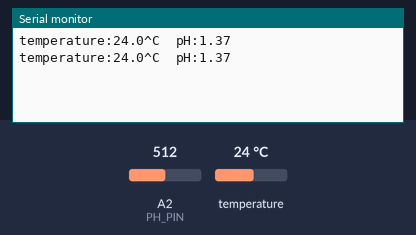
Recording of a sketch running on a simulated Arduino Uno, built with avr-gcc and run on an emulated ATmega328P. Parts: the last lines printed to the serial monitor. The inputs (shaded band) are chosen by the test bench; at power-on: temperature 24 °C, A2 (PH_PIN) = 512.

Above: at 3.5 s.
3.6 s: temperature set to 12 °C
At 4.5 s:
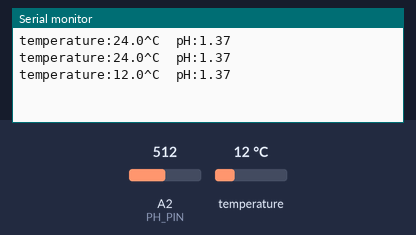
5.1 s: A2 (PH_PIN) set to 716
At 6.1 s:
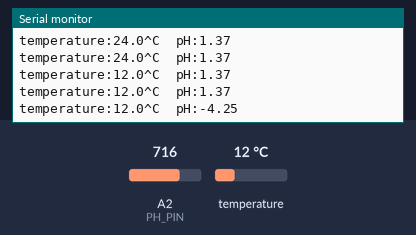
6.6 s: temperature set to 19 °C
At 7.6 s:
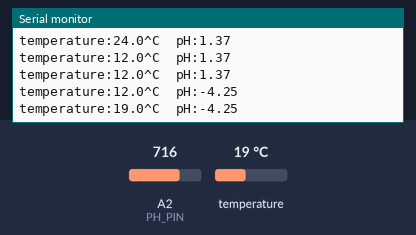
8.1 s: A2 (PH_PIN) set to 900
At 9.6 s:
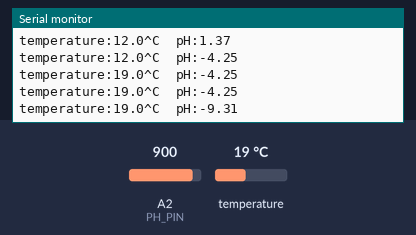
Timing chart, 0 to 10.6 s (numbered marks = the images above; inputs shaded):
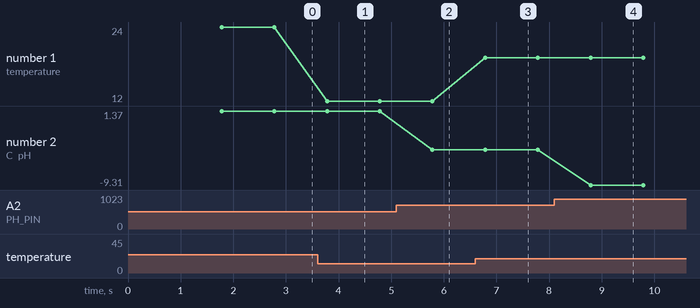

Measured:
- after the input at 3.6 s, the serial monitor: prints a new line after 0.18 s (image 1)
- after the input at 5.1 s, the serial monitor: prints a new line after 0.68 s (image 2)
- after the input at 6.6 s, the serial monitor: prints a new line after 0.18 s (image 3)
- after the input at 8.1 s, the serial monitor: prints a new line after 0.69 s (image 4)
- plotted number 1: 24 → 12 after the input at 3.6 s, 12 → 19 after the input at 6.6 s
- plotted number 2: 1.37 → -4.25 after the input at 5.1 s, -4.25 → -9.31 after the input at 8.1 s

The sketch:

pHCalibrate.ino
```cpp
// (licence header left out)
#include "DFRobot_PH.h"
#include <EEPROM.h>
#include <DallasTemperature.h>
#include <OneWire.h>

#define PH_PIN A2
#define DS18B20_PIN 2

float voltage,phValue,temperature;

DFRobot_PH ph;
OneWire DS18B20(DS18B20_PIN);
DallasTemperature tempSensor(&DS18B20);

void setup()
{
    Serial.begin(115200);
    ph.begin();
    tempSensor.begin();
}

void loop()
{
    static unsigned long timepoint = millis();
    if(millis()-timepoint>1000U){                  //time interval: 1s
        timepoint = millis();
        temperature = readTemperature();         // read your temperature sensor to execute temperature compensation
        voltage = analogRead(PH_PIN)/1024.0*5000;  // read the voltage
        phValue = ph.readPH(voltage,temperature);  // convert voltage to pH with temperature compensation
        Serial.print("temperature:");
        Serial.print(temperature, 1);
        Serial.print("^C  pH:");
        Serial.println(phValue);
    }
    ph.calibration(voltage,temperature);           // calibration process by Serail CMD
}

float readTemperature()
{
  tempSensor.requestTemperatures();
  return tempSensor.getTempCByIndex(0);
}
```
